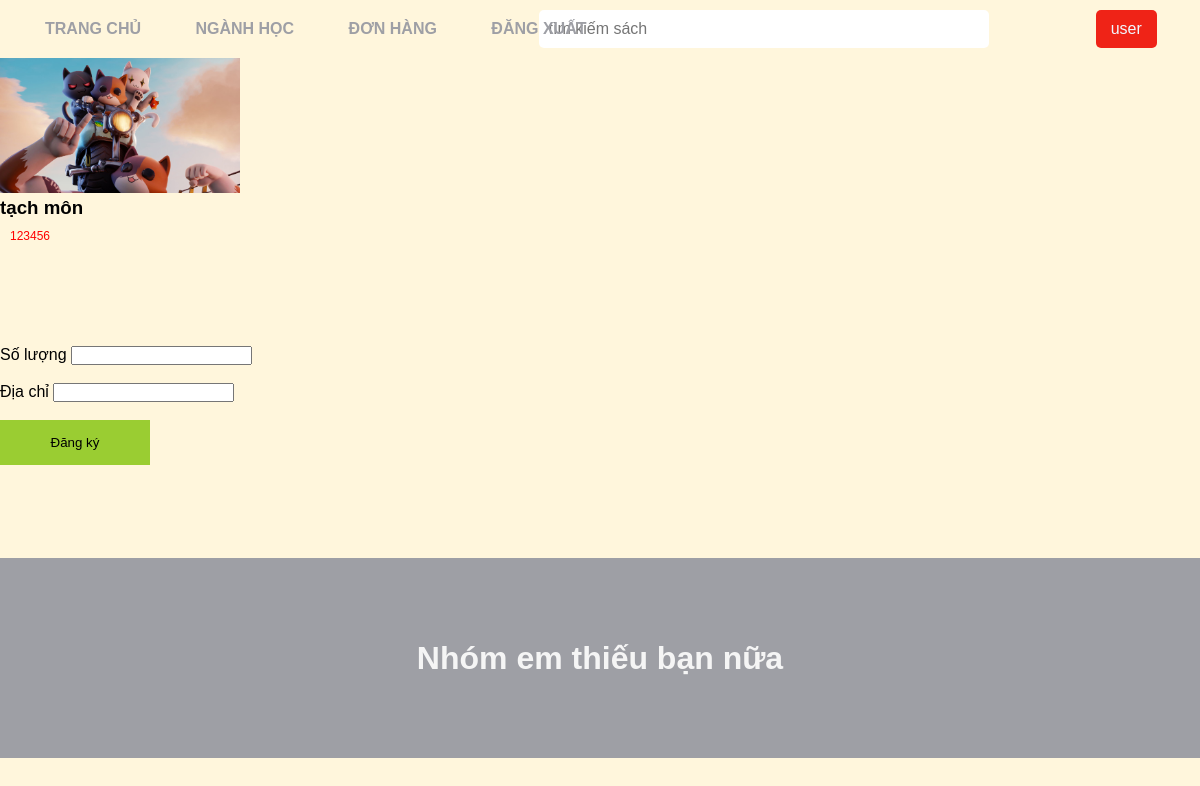
The page /index.php?act=dangKy&id_s=10 (signed in) on the database its author committed.
### tables this page shows
CREATE TABLE `sach` (
  `id_sach` int(11) NOT NULL,
  `ky` int(11) NOT NULL,
  `ten_sach` varchar(255) NOT NULL,
  `gia_ban` int(10) NOT NULL,
  `so_luong` int(11) NOT NULL,
  `hinh_anh` varchar(255) DEFAULT NULL,
  `mo_ta` varchar(255) DEFAULT NULL,
  `id_danh_muc` int(11) NOT NULL,
  `trang_thai` int(11) NOT NULL
);

### models/connectdb.php (called while the page is built, shortened)
<?php
function connect()
{
    $servername = "localhost";
    $username = "root";
    $password = "";
    try {
        $conn = new PDO("mysql:host=$servername;dbname=xuong1_done", $username, $password);
        $conn->setAttribute(PDO::ATTR_ERRMODE, PDO::ERRMODE_EXCEPTION);
    } catch (PDOException $e) {
        echo $e->getMessage();
    }
    return $conn;
}
function getData($query, $params = [], $getAll = true)
{
    $conn = connect();
    $stmt = $conn->prepare($query);
    $stmt->execute($params);
    if ($getAll) {
        return $stmt->fetchAll();
    }
    return $stmt->fetch();
}

### models/sach.php (called while the page is built, shortened)
<?php
require_once "models/connectdb.php";
function getOneSach($id)
{
    $sql = "SELECT * FROM sach WHERE id_sach=?";
    return getData($sql, [$id]);
}

### views/site/dangKy/list.php (the view, shortened to what this page needs)
<main class="formdk" style="min-height: 500px;">
    <?php foreach ($vlAllS as $i => $s) { ?>
        <div class="thongTinSP">
            <div class="">
                <img class=" image" src="<?php echo $s['hinh_anh'] ?>" alt="Sản phẩm" width="20%">
            </div>
            <div class="thongTin">
                <h3><?php echo $s['ten_sach'] ?></h3>
                <p style="text-align: left; color: red; font-size: 12px;"><?php echo $s['gia_ban'] ?></p>
            </div>
        </div>
        <form action="index.php?act=dangKy" method="post">
            <label for="soLuong">Số lượng</label>
            <input type="number" min="1" name="soLuong" required> <br> <br>
            <label for="diaChi">Địa chỉ</label>
            <input type="text" name="diaChi" required> <br> <br>
            <button class="dk" type="submit">Đăng ký</button>
        </form>
    <?php } ?>
</main>

### views/content/css/style.css (style rules this page uses)
* { margin: 0; padding: 0; box-sizing: border-box; }
body { font-family: Arial, sans-serif; background-color: #fff6dc; }
.item a, p { text-align: center; text-decoration: none; color: black; font-size: 26px; padding: 10px; }
button { width: 100%; line-height: 45px; background-color: yellowgreen; border: none; }
.dk { width: 150px; }
.formdk { display: grid; min-height: 464px; }

### rows shown on the page
sach: hinh_anh (picture), ten_sach "tạch môn", gia_ban "123456"
